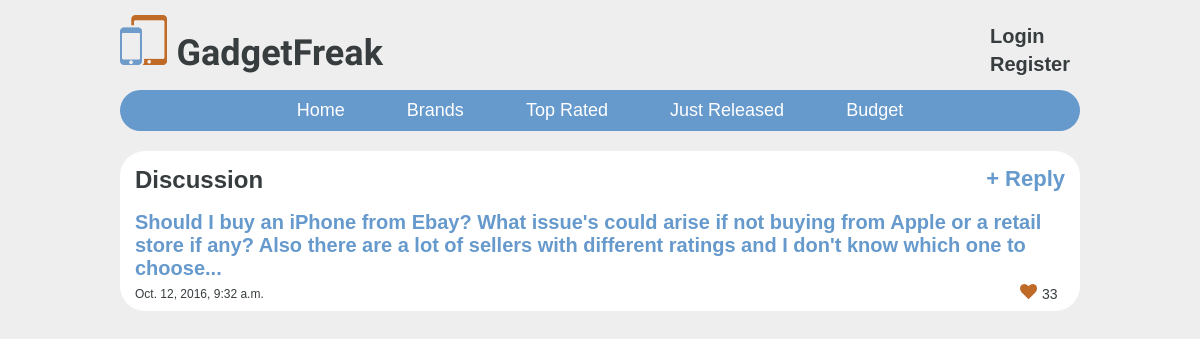
Before: /forum/1 with the older database file.
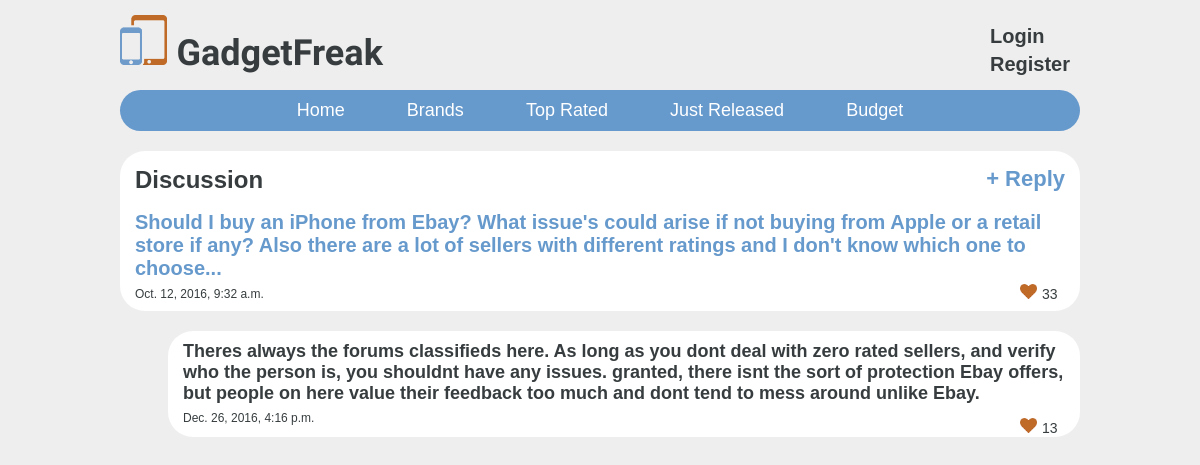
After: the same page with the newer database file.
### forum/models.py (models this page shows, shortened)
class Comment(models.Model):
    topic = models.ForeignKey(Topic, on_delete=models.CASCADE)
    body = models.CharField(max_length=1000)
    date = models.DateTimeField(default=datetime.now)
    author = models.ForeignKey(User, on_delete=models.SET_NULL, null=True)
    hearts = models.IntegerField()

### forum/views.py (the view)
# urls.py: url(r'^(?P<topic_id>[0-9]+)$', views.topic, name='topic'),
def topic(request, topic_id):
    context = {
        "topic": Topic.objects.get(id=topic_id),
        "comments": Topic.objects.get(id=topic_id).comment_set.all(),
    }
    return render(request, 'forum/forum.html', context)

### forum/templates/forum/forum.html
{% extends 'home/base.html' %}
{% load staticfiles %}
{% block body %}
    <div id="discussion" class="full_menu">
        <div class="menu_title_divided">
            <h2 id="discussion_h">Discussion</h2>
            <b><a href="" class="discussion_link">+ Reply</a></b>
        </div>
        <div>
            <div class="topic_info_forum">
                <h3 class="topic_head_forum">{{ topic.body }}</h3>
                <time class="topic_date_forum">{{ topic.date }}</time>
                <div class="like_section">
                    <img src="{% static 'images/heart.png' %}" alt="Heart" class="heart_icon">
                    <p class="like_count">{{ topic.hearts }}</p>
                </div>
            </div>
        </div>
    </div>
    <div>
    {% for comment in comments %}
        <div class="answer">
            <div class="topic_info_forum">
                <h3 class="topic_answer_forum">{{ comment.body }}</h3>
                <time class="topic_date_forum">{{ comment.date }}</time>
                <div class="like_section">
                    <img src="{% static 'images/heart.png' %}" alt="Heart" class="heart_icon">
                    <p class="like_count">{{ comment.hearts }}</p>
                </div>
            </div>
        </div>
    {% endfor %}
    </div>
{% endblock %}

Changed rows visible on the page:
added Comment: body "Theres always the forums classifieds here. As long as you dont deal with zero rated sellers, and verify who the person is, you shouldnt have any issues. granted, there isnt the sort of protection Ebay offers, but people on here value their feedback too much and dont tend to mess around unlike Ebay.", date "Dec. 26, 2016, 4:16 p.m.", hearts "13"
